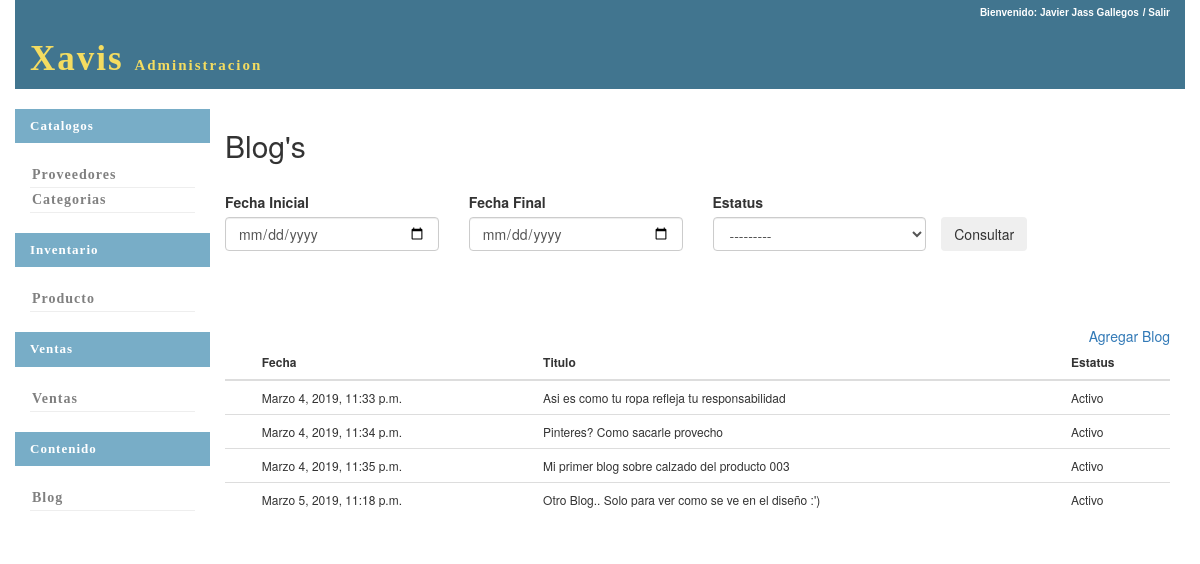
The app's page /blog/busqueda_blog/ with its own data.
### blog/models.py (models this page shows)
class Blog(models.Model):
	nombre_blog=models.CharField(max_length=200,null=False)
	imagen_blog=models.CharField(max_length=50,null=True)
	fecha=models.DateTimeField(default=timezone.now)
	id_estatus=models.ForeignKey(Estatus_Blog,on_delete=models.PROTECT)
	autor=models.CharField(max_length=50,null=True)
	puesto_autor=models.CharField(max_length=50,null=True)
	def __str__(self):
		return self.nombre_blog

class Estatus_Blog(models.Model):
	estatus=models.CharField(max_length=20,null=False)
	def __str__(self):
		return self.estatus

### blog/views.py (the view)
def busqueda_blog(request):
	if request.method=="POST":
		fecha_i=request.POST.get("fecha_inicial")
		fecha_f=request.POST.get("fecha_final")
		if request.POST.get("id_estatus"):
			id_estatus=int(request.POST.get("id_estatus"))
		else:
			id_estatus=0
		if fecha_i=="" and fecha_f=="" and id_estatus==0:
			blog=Blog.objects.all()
		if fecha_i!="" and fecha_i!="":
			if id_estatus>0:
				blog=Blog.objects.filter(fecha__range=(fecha_i,fecha_f),id_estatus=id_estatus)
			else:
				blog=Blog.objects.filter(fecha__range=(fecha_i,fecha_f))
		if id_estatus>0:
			if fecha_i!="" and fecha_i!="":
				blog=Blog.objects.filter(fecha__range=(fecha_i,fecha_f),id_estatus=id_estatus)
			else:
				blog=Blog.objects.filter(id_estatus=id_estatus)
		form=Busqueda_Blog_Form(request.POST)
	else:
		form=Busqueda_Blog_Form()
		blog=Blog.objects.all()
		print(blog)
	return render(request,'blog/busca_blog.html',locals())

### blog/forms.py
class Busqueda_Blog_Form(forms.Form):
	fecha_inicial=forms.DateTimeField()
	fecha_final=forms.DateTimeField()
	id_estatus=forms.ModelChoiceField(queryset=Estatus_Blog.objects.all())
	def __init__(self, *args, **kwargs):
		super(self.__class__, self).__init__(*args, **kwargs)
		self.fields['fecha_inicial'].required = False
		self.fields['fecha_final'].required = False
		self.fields['id_estatus'].required = False

### blog/templates/blog/busca_blog.html (shortened to what this page needs)
{%extends 'base.html'%}
{% load bootstrap3 %}
{% block content%}
	<form method="post" action="#">
		<h2>Blog's</h2>
		<br>
		<div class="row">
			<div class="col-xs-3">
				<label>Fecha Inicial</label>
			</div>
			<div class="col-xs-3">
				<label>Fecha Final</label>
			</div>
			<div class="col-xs-3">
				<label>Estatus</label>
			</div>
		</div>
		<div class="row">
			<div class="col-xs-3">
				<input  name="fecha_inicial" class="form-control" type="date" title="" id="id_fecha_inicial">
			</div>
			<div class="col-xs-3">
				<input  name="fecha_final" class="form-control" type="date" title="" id="id_fecha_final">
			</div>
			<div class="col-xs-3">
				{%bootstrap_field form.id_estatus show_label=False %}
			</div>
			<div>
				<button class="btn">Consultar</button>
			</div>
		</div>
		<br>
		<br>
		<br>
		<div class="row">
			<div class="col-xs-12" style="text-align:right">
				<a  href="../new/">{%bootstrap_icon "plus"%} Agregar Blog</a>
			</div>
		</div>
		<table class="table">
			<thead>
				<th>
				</th>
				<th>Fecha</th>
				<th>Titulo</th>
				<th>Estatus</th>
			</thead>
			<tbody>
				{% for b in blog %}
					<tr>
						<td><a href="../edita_blog/{{b.id}}">{% bootstrap_icon 'pencil' %}</a></td>
						<td>{{b.fecha}}</td>
						<td>{{b.nombre_blog}}</td>
						<td>{{b.id_estatus}}</td>
					</tr>
				{% endfor %}
			</tbody>
		</table>
	</form>
{%endblock%}

### seguridad/static/css/base.css (style rules this page uses)
.table { font-size:12px; }

### records on screen
Blog: fecha "Marzo 4, 2019, 11:33 p.m.", nombre_blog "Asi es como tu ropa refleja tu responsabilidad", id_estatus "Activo"
Blog: fecha "Marzo 4, 2019, 11:34 p.m.", nombre_blog "Pinteres? Como sacarle provecho", id_estatus "Activo"
Blog: fecha "Marzo 4, 2019, 11:35 p.m.", nombre_blog "Mi primer blog sobre calzado del producto 003", id_estatus "Activo"
Blog: fecha "Marzo 5, 2019, 11:18 p.m.", nombre_blog "Otro Blog.. Solo para ver como se ve en el diseño :')", id_estatus "Activo"
